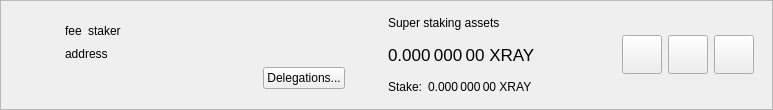
<?xml version="1.0" encoding="UTF-8"?>
<ui version="4.0">
 <class>SuperStakerItemWidget</class>
 <widget class="QWidget" name="SuperStakerItemWidget">
  <property name="geometry">
   <rect>
    <x>0</x>
    <y>0</y>
    <width>773</width>
    <height>110</height>
   </rect>
  </property>
  <property name="sizePolicy">
   <sizepolicy hsizetype="Preferred" vsizetype="Maximum">
    <horstretch>0</horstretch>
    <verstretch>0</verstretch>
   </sizepolicy>
  </property>
  <property name="windowTitle">
   <string>Form</string>
  </property>
  <layout class="QVBoxLayout" name="verticalLayout_2">
   <property name="spacing">
    <number>0</number>
   </property>
   <property name="leftMargin">
    <number>0</number>
   </property>
   <property name="topMargin">
    <number>0</number>
   </property>
   <property name="rightMargin">
    <number>0</number>
   </property>
   <property name="bottomMargin">
    <number>0</number>
   </property>
   <item>
    <widget class="QFrame" name="superStakerItemFrame">
     <property name="frameShape">
      <enum>QFrame::StyledPanel</enum>
     </property>
     <property name="frameShadow">
      <enum>QFrame::Raised</enum>
     </property>
     <layout class="QHBoxLayout" name="horizontalLayout">
      <property name="topMargin">
       <number>0</number>
      </property>
      <property name="bottomMargin">
       <number>0</number>
      </property>
      <item>
       <widget class="QLabel" name="superStakerLogo">
        <property name="sizePolicy">
         <sizepolicy hsizetype="Fixed" vsizetype="Fixed">
          <horstretch>0</horstretch>
          <verstretch>0</verstretch>
         </sizepolicy>
        </property>
        <property name="minimumSize">
         <size>
          <width>40</width>
          <height>40</height>
         </size>
        </property>
        <property name="alignment">
         <set>Qt::AlignCenter</set>
        </property>
       </widget>
      </item>
      <item>
       <widget class="QStackedWidget" name="stackedWidget">
        <property name="currentIndex">
         <number>0</number>
        </property>
        <widget class="QWidget" name="page">
         <layout class="QHBoxLayout" name="horizontalLayout_4">
          <item>
           <layout class="QHBoxLayout" name="horizontalLayout_3">
            <item>
             <layout class="QVBoxLayout" name="verticalLayout">
              <property name="rightMargin">
               <number>15</number>
              </property>
              <item>
               <spacer name="verticalSpacer_2">
                <property name="orientation">
                 <enum>Qt::Vertical</enum>
                </property>
                <property name="sizeHint" stdset="0">
                 <size>
                  <width>20</width>
                  <height>0</height>
                 </size>
                </property>
               </spacer>
              </item>
              <item alignment="Qt::AlignLeft">
               <widget class="QWidget" name="widgetSuperStaker" native="true">
                <property name="minimumSize">
                 <size>
                  <width>280</width>
                  <height>0</height>
                 </size>
                </property>
                <layout class="QHBoxLayout" name="horizontalLayout_2" stretch="0,0,1">
                 <property name="leftMargin">
                  <number>0</number>
                 </property>
                 <property name="topMargin">
                  <number>0</number>
                 </property>
                 <property name="rightMargin">
                  <number>0</number>
                 </property>
                 <property name="bottomMargin">
                  <number>0</number>
                 </property>
                 <item alignment="Qt::AlignLeft">
                  <widget class="QLabel" name="labelFee">
                   <property name="text">
                    <string>fee</string>
                   </property>
                   <property name="textInteractionFlags">
                    <set>Qt::LinksAccessibleByMouse|Qt::TextSelectableByMouse</set>
                   </property>
                  </widget>
                 </item>
                 <item alignment="Qt::AlignLeft">
                  <widget class="QLabel" name="labelStaker">
                   <property name="text">
                    <string>staker</string>
                   </property>
                   <property name="textInteractionFlags">
                    <set>Qt::LinksAccessibleByMouse|Qt::TextSelectableByMouse</set>
                   </property>
                  </widget>
                 </item>
                 <item>
                  <spacer name="horizontalSpacer">
                   <property name="orientation">
                    <enum>Qt::Horizontal</enum>
                   </property>
                   <property name="sizeType">
                    <enum>QSizePolicy::Minimum</enum>
                   </property>
                   <property name="sizeHint" stdset="0">
                    <size>
                     <width>0</width>
                     <height>20</height>
                    </size>
                   </property>
                  </spacer>
                 </item>
                </layout>
               </widget>
              </item>
              <item>
               <widget class="QLabel" name="labelAddress">
                <property name="text">
                 <string>address</string>
                </property>
                <property name="textInteractionFlags">
                 <set>Qt::LinksAccessibleByMouse|Qt::TextSelectableByMouse</set>
                </property>
               </widget>
              </item>
              <item alignment="Qt::AlignRight">
               <widget class="QPushButton" name="buttonDelegations">
                <property name="text">
                 <string>Delegations...</string>
                </property>
               </widget>
              </item>
              <item>
               <spacer name="verticalSpacer">
                <property name="orientation">
                 <enum>Qt::Vertical</enum>
                </property>
                <property name="sizeHint" stdset="0">
                 <size>
                  <width>20</width>
                  <height>0</height>
                 </size>
                </property>
               </spacer>
              </item>
             </layout>
            </item>
            <item>
             <widget class="QWidget" name="vLineAssets" native="true">
              <property name="sizePolicy">
               <sizepolicy hsizetype="Preferred" vsizetype="Preferred">
                <horstretch>0</horstretch>
                <verstretch>0</verstretch>
               </sizepolicy>
              </property>
              <property name="minimumSize">
               <size>
                <width>1</width>
                <height>0</height>
               </size>
              </property>
             </widget>
            </item>
            <item>
             <widget class="QWidget" name="widgetStakingAssets" native="true">
              <property name="sizePolicy">
               <sizepolicy hsizetype="Minimum" vsizetype="Preferred">
                <horstretch>0</horstretch>
                <verstretch>0</verstretch>
               </sizepolicy>
              </property>
              <layout class="QVBoxLayout" name="verticalLayout_3">
               <property name="leftMargin">
                <number>15</number>
               </property>
               <property name="topMargin">
                <number>0</number>
               </property>
               <property name="rightMargin">
                <number>15</number>
               </property>
               <property name="bottomMargin">
                <number>0</number>
               </property>
               <item>
                <widget class="QLabel" name="labelAssetsText">
                 <property name="text">
                  <string>Super staking assets</string>
                 </property>
                 <property name="alignment">
                  <set>Qt::AlignLeading|Qt::AlignLeft|Qt::AlignVCenter</set>
                 </property>
                </widget>
               </item>
               <item>
                <widget class="QLabel" name="labelAssets">
                 <property name="font">
                  <font>
                   <pointsize>13</pointsize>
                  </font>
                 </property>
                 <property name="cursor">
                  <cursorShape>IBeamCursor</cursorShape>
                 </property>
                 <property name="toolTip">
                  <string>Your current spendable balance</string>
                 </property>
                 <property name="text">
                  <string notr="true">0.000 000 00 XRAY</string>
                 </property>
                 <property name="alignment">
                  <set>Qt::AlignLeading|Qt::AlignLeft|Qt::AlignVCenter</set>
                 </property>
                 <property name="textInteractionFlags">
                  <set>Qt::LinksAccessibleByMouse|Qt::TextSelectableByMouse</set>
                 </property>
                </widget>
               </item>
               <item>
                <layout class="QHBoxLayout" name="horizontalLayout_6">
                 <property name="spacing">
                  <number>6</number>
                 </property>
                 <item>
                  <widget class="QLabel" name="labelStakeText">
                   <property name="sizePolicy">
                    <sizepolicy hsizetype="Maximum" vsizetype="Preferred">
                     <horstretch>0</horstretch>
                     <verstretch>0</verstretch>
                    </sizepolicy>
                   </property>
                   <property name="text">
                    <string>Stake:</string>
                   </property>
                   <property name="alignment">
                    <set>Qt::AlignLeading|Qt::AlignLeft|Qt::AlignVCenter</set>
                   </property>
                  </widget>
                 </item>
                 <item>
                  <widget class="QLabel" name="labelStake">
                   <property name="text">
                    <string>0.000 000 00 XRAY</string>
                   </property>
                   <property name="alignment">
                    <set>Qt::AlignLeading|Qt::AlignLeft|Qt::AlignVCenter</set>
                   </property>
                   <property name="textInteractionFlags">
                    <set>Qt::LinksAccessibleByMouse|Qt::TextSelectableByMouse</set>
                   </property>
                  </widget>
                 </item>
                 <item>
                  <spacer name="horizontalSpacer_4">
                   <property name="orientation">
                    <enum>Qt::Horizontal</enum>
                   </property>
                   <property name="sizeType">
                    <enum>QSizePolicy::Minimum</enum>
                   </property>
                   <property name="sizeHint" stdset="0">
                    <size>
                     <width>0</width>
                     <height>0</height>
                    </size>
                   </property>
                  </spacer>
                 </item>
                </layout>
               </item>
              </layout>
             </widget>
            </item>
            <item>
             <spacer name="horizontalSpacer_2">
              <property name="orientation">
               <enum>Qt::Horizontal</enum>
              </property>
              <property name="sizeHint" stdset="0">
               <size>
                <width>0</width>
                <height>20</height>
               </size>
              </property>
             </spacer>
            </item>
            <item>
             <widget class="QToolButton" name="buttonConfig">
              <property name="text">
               <string/>
              </property>
              <property name="iconSize">
               <size>
                <width>32</width>
                <height>32</height>
               </size>
              </property>
             </widget>
            </item>
            <item>
             <widget class="QToolButton" name="buttonSplit">
              <property name="text">
               <string/>
              </property>
              <property name="iconSize">
               <size>
                <width>32</width>
                <height>32</height>
               </size>
              </property>
             </widget>
            </item>
            <item>
             <widget class="QToolButton" name="buttonRemove">
              <property name="text">
               <string/>
              </property>
              <property name="iconSize">
               <size>
                <width>32</width>
                <height>32</height>
               </size>
              </property>
             </widget>
            </item>
           </layout>
          </item>
         </layout>
        </widget>
        <widget class="QWidget" name="page_2">
         <layout class="QHBoxLayout" name="horizontalLayout_5">
          <item>
           <widget class="QLabel" name="labelNewSuperStaker">
            <property name="text">
             <string>Add new super stakers</string>
            </property>
           </widget>
          </item>
          <item>
           <spacer name="horizontalSpacer_3">
            <property name="orientation">
             <enum>Qt::Horizontal</enum>
            </property>
            <property name="sizeHint" stdset="0">
             <size>
              <width>408</width>
              <height>20</height>
             </size>
            </property>
           </spacer>
          </item>
          <item>
           <widget class="QToolButton" name="buttonRestore">
            <property name="text">
             <string/>
            </property>
            <property name="iconSize">
             <size>
              <width>32</width>
              <height>32</height>
             </size>
            </property>
           </widget>
          </item>
          <item>
           <widget class="QToolButton" name="buttonAdd">
            <property name="text">
             <string/>
            </property>
            <property name="iconSize">
             <size>
              <width>32</width>
              <height>32</height>
             </size>
            </property>
           </widget>
          </item>
         </layout>
        </widget>
       </widget>
      </item>
     </layout>
    </widget>
   </item>
  </layout>
 </widget>
 <resources/>
 <connections/>
</ui>
